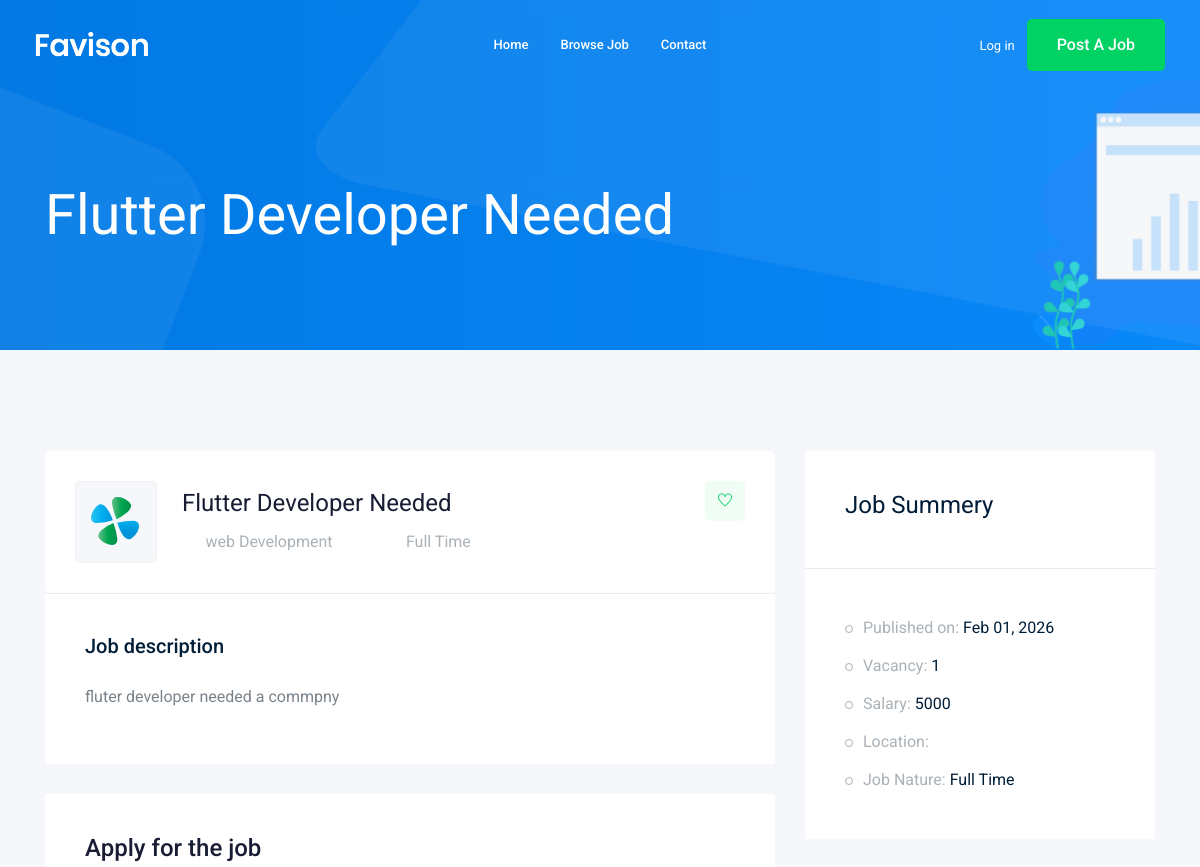
Page /jobs/flutter-developer-needed (upper part) on the earlier database version.
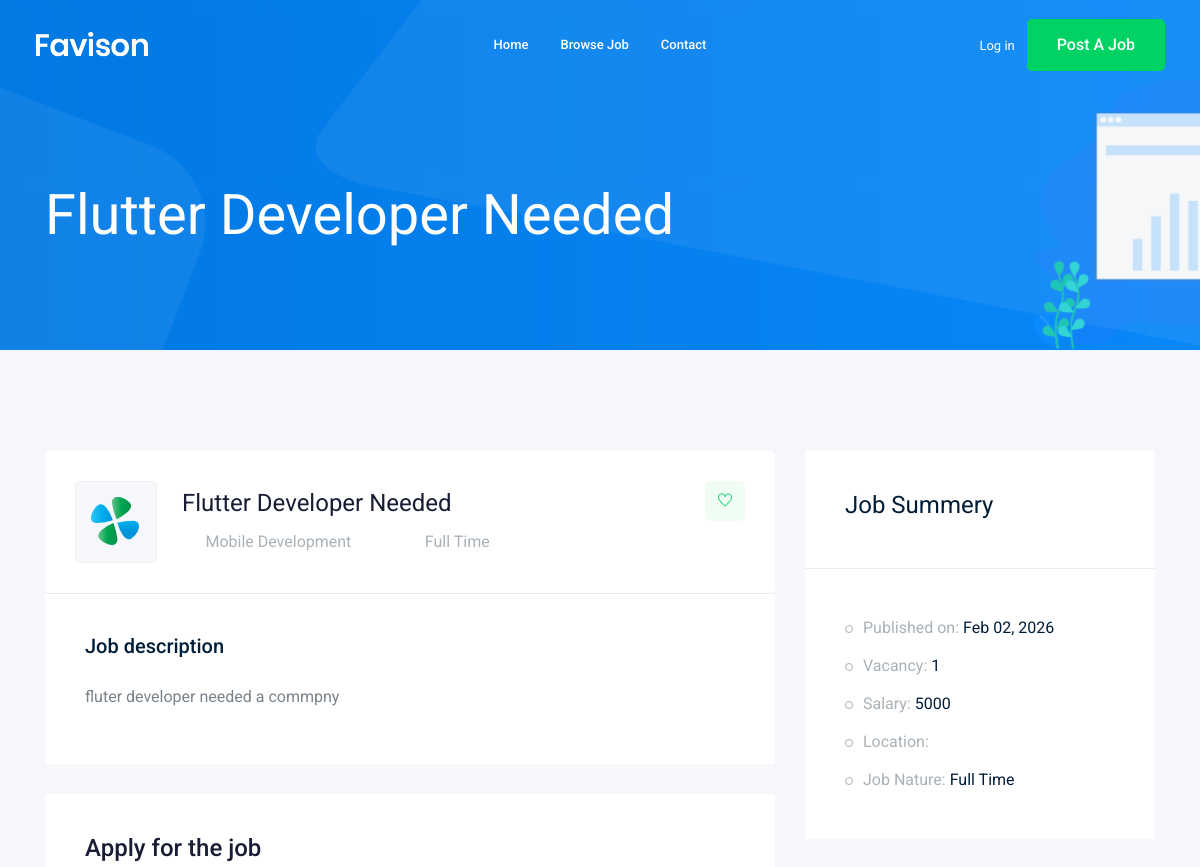
Same page on the later database version.
### job/models.py (models this page shows, shortened)
class Job(models.Model):
  owner = models.ForeignKey(User, related_name='job_owner', on_delete=models.CASCADE)
  title = models.CharField(max_length=100)
  job_type = models.CharField(max_length=15 , choices=JOB_TYPE)
  description = models.TextField(max_length=1000)
  published_at = models.DateTimeField(auto_now=True)
  Vacancy = models.IntegerField(default=1)
  salary = models.IntegerField(default=0)
  experience = models.IntegerField(default=0)
  category = models.ForeignKey('Category', on_delete=models.CASCADE)
  image = models.ImageField(upload_to=image_upload)
  slug = models.SlugField(blank=True, null=True)
  def __str__(self):
      return self.title

class Category(models.Model):
  name = models.CharField(max_length=25)
  def __str__(self):
    return self.name

### job/views.py (the view)
# urls.py: path('<str:slug>', views.job_detail, name='job_detail'),
def job_detail(request, slug):
    job = get_object_or_404(Job, slug=slug)
    if request.method == 'POST':
        form = ApplyForm(request.POST, request.FILES)
        if form.is_valid():
            apply = form.save(commit=False)
            apply.job = job
            apply.save()
            messages.success(request, 'Your application has been submitted.')
            return redirect(reverse('job:job_detail', kwargs={'slug': job.slug}))
        else:
            messages.error(request, 'Please correct the errors below.')
    else:
        form = ApplyForm()
    context = {'job': job, 'form': form}
    return render(request, 'job/job_detail.html', context)

### job/templates/job/job_detail.html (shortened to what this page needs)
{% extends 'base.html' %}
{% load bootstrap4 %}
{% block body %}
    <div class="bradcam_area bradcam_bg_1">
        <div class="container">
            <div class="row">
                <div class="col-xl-12">
                    <div class="bradcam_text">
                        <h3>{{ job }}</h3>
                    </div>
                </div>
            </div>
        </div>
    </div>
    <div class="job_details_area">
        <div class="container">
            <div class="row">
                <div class="col-lg-8">
                    <div class="job_details_header">
                        <div class="single_jobs white-bg d-flex justify-content-between">
                            <div class="jobs_left d-flex align-items-center">
                                <div class="thumb">
                                    <img src="img/svg_icon/1.svg" alt="">
                                </div>
                                <div class="jobs_conetent">
                                    <a href="#"><h4>{{ job.title }}</h4></a>
                                    <div class="links_locat d-flex align-items-center">
                                        <div class="location">
                                            <p> <i class="fa fa-map-marker"></i> {{ job.category }}</p>
                                        </div>
                                        <div class="location">
                                            <p> <i class="fa fa-clock-o"></i> {{ job.job_type }}</p>
                                        </div>
                                    </div>
                                </div>
                            </div>
                            <div class="jobs_right">
                                <div class="apply_now">
                                    <a class="heart_mark" href="#"> <i class="ti-heart"></i> </a>
                                </div>
                            </div>
                        </div>
                    </div>
                    <div class="descript_wrap white-bg">
                        <div class="single_wrap">
                            <h4>Job description</h4>
                            <p>{{ job.description }} </p>
                        </div>
                    </div>
                    <div class="apply_job_form white-bg">
                        <h4>Apply for the job</h4>
                    </div>
                </div>
                <div class="col-lg-4">
                    <div class="job_sumary">
                        <div class="summery_header">
                            <h3>Job Summery</h3>
                        </div>
                        <div class="job_content">
                            <ul>
                                <li>Published on: <span>{{ job.published_at|date:"M d, Y" }}</span></li>
                                <li>Vacancy: <span>{{ job.Vacancy }}</span></li>
                                <li>Salary: <span>{{ job.salary }}</span></li>
                                <li>Location: </li>
                                <li>Job Nature: <span> {{ job.job_type }}</span></li>
                            </ul>
                        </div>
                    </div>
                </div>
            </div>
        </div>
    </div>
{% endblock body %}

Differences in the rows shown:
changed Job "Flutter Developer Needed": category "web Development" → "Mobile Development"; published_at "Feb 01, 2026" → "Feb 02, 2026"
